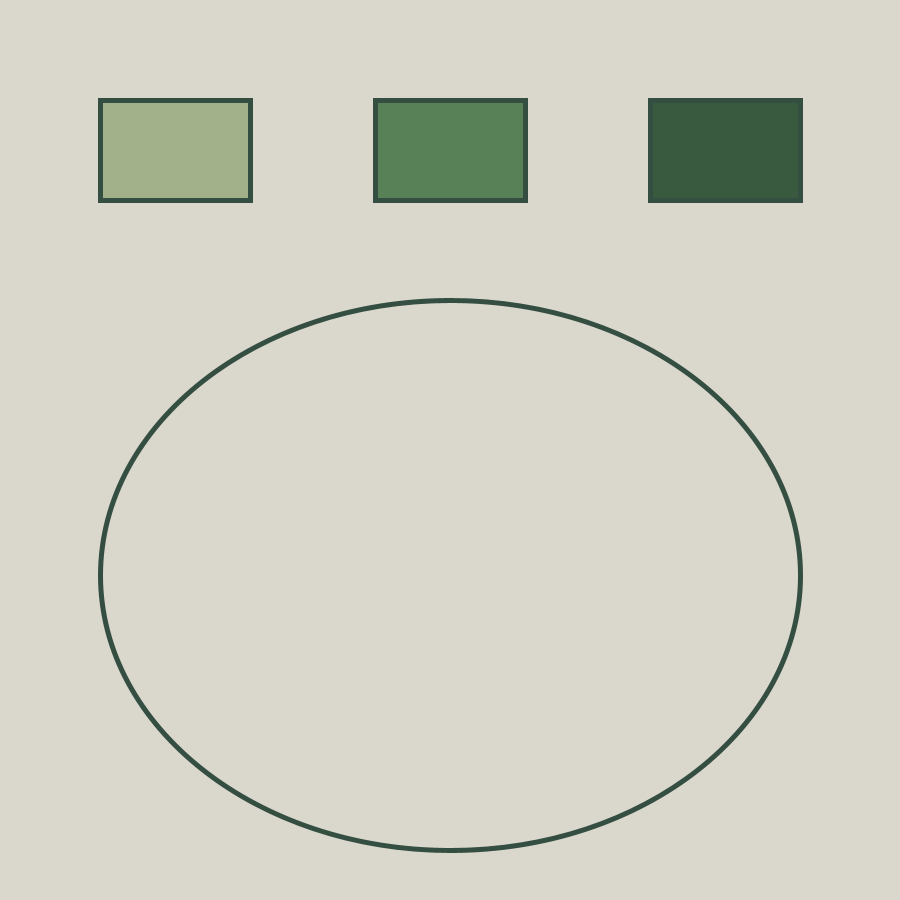
Frame 1 (no input)
Frame 60 (the mouse pressed at the canvas centre just before this capture): identical to frame 1, image omitted
Frame 120 (the mouse held since frame 60 and released just before this capture): identical to frame 1, image omitted

The Processing sketch that drew this single still picture (run headless with seeded random() and noise(); from frame 60 on, the mouse is pressed at the canvas centre):

// Processing sketch: Unit3_checkpoint2
// ── Unit3_checkpoint2.pde
color gray = #dad7cd;
color sage = #a3b18a;
color fern = #588157;
color hunterGreen = #3A5A40;
color pineTeal = #344E41;

color selectedColor;

void setup(){
  size(900, 900);
  strokeWeight(5);
  stroke(pineTeal);
  selectedColor = (gray);
}

void draw(){
  background(gray);
  
  //buttons
  tactile(100, 100, 250, 200);
  fill(sage);
  rect(100, 100, 150, 100);
  
  tactile(375, 100, 525, 200);
  fill(fern);
  rect(375, 100, 150, 100);
  
  tactile(650, 100, 800, 200);
  fill(hunterGreen);
  rect(650, 100, 150, 100);
  
  //indicator
  stroke(pineTeal);
  fill(selectedColor);
  ellipse(450, 575, 700, 550);

}

void tactile(int x, int y, int w, int h){
  if(mouseX > x && mouseX < w && mouseY > y && mouseY < h){
    stroke(255);
  }
  else{
    stroke(pineTeal);
  }
}

void mouseReleased() {
  if (mouseX > 100 && mouseX < 250 && mouseY > 100 && mouseY < 200) {
    selectedColor = sage;
  }

  if (mouseX > 375 && mouseX < 525 && mouseY > 100 && mouseY < 200) {
    selectedColor = fern;
  }

  if (mouseX > 650 && mouseX < 800 && mouseY > 100 && mouseY < 200){
    selectedColor = hunterGreen;
  }
}
